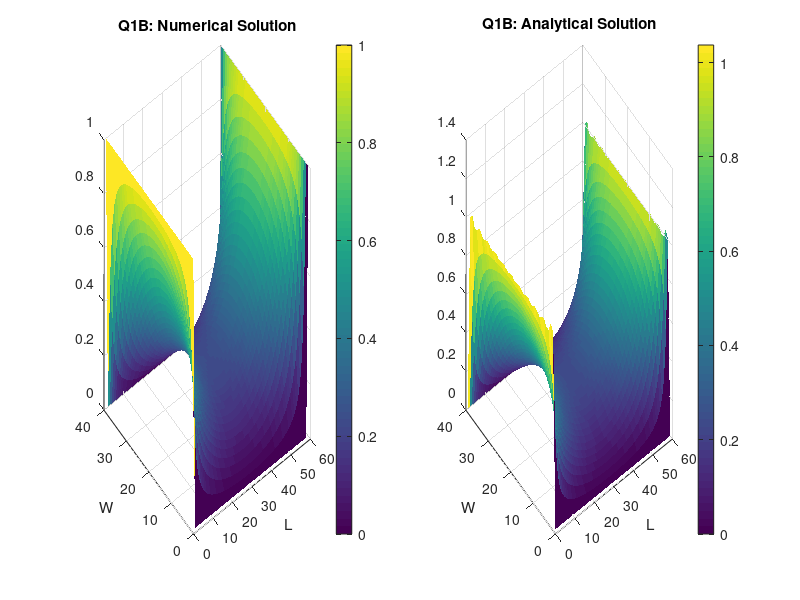

Write the MATLAB code that produced this figure.
close all;
clear;

w=2;
l=3;
dx=0.05;
dy=0.05;
ny=w/dx;
nx=l/dy;

V0=1;

% G-matrix, relates the value of a node to all other nodes
G=sparse(nx*ny,nx*ny);
% F-vector, the boundary conditons
F = sparse(nx*ny,1);

% Mapping Equation, converts discretized 2D spacial domain to 1D vector in the "equation domain"
map=@(x,y) y+(x-1)*ny; 

% Populate G matrix
for x=1:nx
    for y=1:ny
        n=map(x,y); 
        if (x==1||y==1||x==nx||y==ny)
            % For boundaries, G matrix is set to 1             
            G(n,n)=1; 
        else               
            % For the rest of the G matrix, populate using finite difference
            G(n,n)=-2*(1/dx^2 +1/dy^2);      % Relation to self (n?)
            G(n,n+1)=1/(dx^2);     % Relation to the node to the right (nxp)
            G(n,n-1)=1/(dx^2);     % Relation to the node to the left (nxm) 
            G(n,n+ny)=1/(dy^2);    % Relation to the node above (nyp)
            G(n,n-ny)=1/(dy^2);    % Relation to the node below (nym)        
        end
    end
end

% Populate F vector. left and right ends of the device are at V0
for x=1:nx
    for y=1:ny
      n=map(x,y);
      if (x==1||x==nx)
        F(n)=V0;
      end 
    end      
end 
  
% Solve for voltage
V = G\F;
v_surf=zeros(nx,ny);
for x=1:nx
    for y=1:ny
      n=map(x,y);
      v_surf(x,y)=V(n);
    end      
end 

figure(1);
subplot(1,2,1);
surf(v_surf','EdgeColor','none');
title('Q1B: Numerical Solution' );
ylabel('W');
xlabel('L');
colorbar;


% Analytical Solution
v_analytic=zeros(nx,ny);
x=linspace(-l/2,l/2,nx);
y=linspace(0,w,ny);
for i=1:nx
    for j=1:ny
        temp=0;
        for n=1:2:100
            temp = temp + 1/n* cosh(n*pi*x(i)/w) / cosh(n*pi*l/2/w) * sin(n*pi*y(j)/w);
        end
        v_analytic(i,j) = 4*V0/pi * temp;
    end
end

subplot(1,2,2);
surf(v_analytic','EdgeColor','none');
title('Q1B: Analytical Solution' );
ylabel('W');
xlabel('L');
colorbar;

